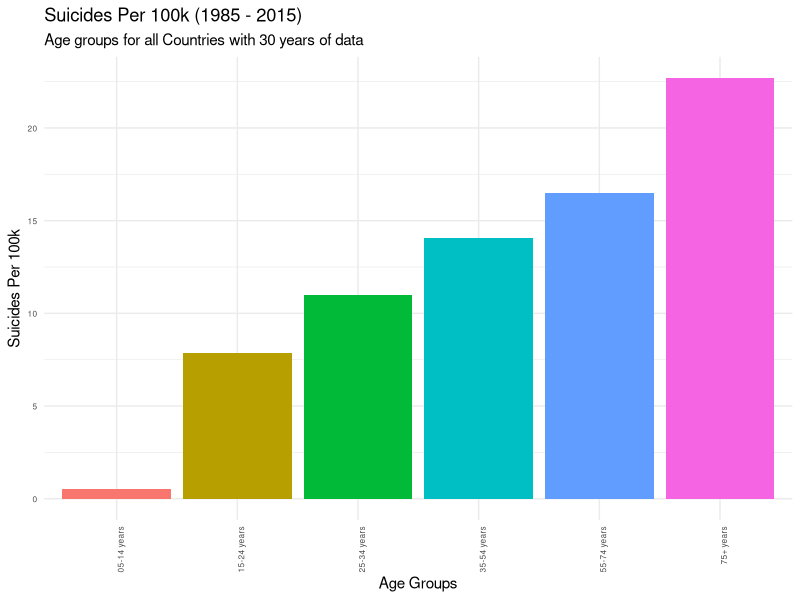
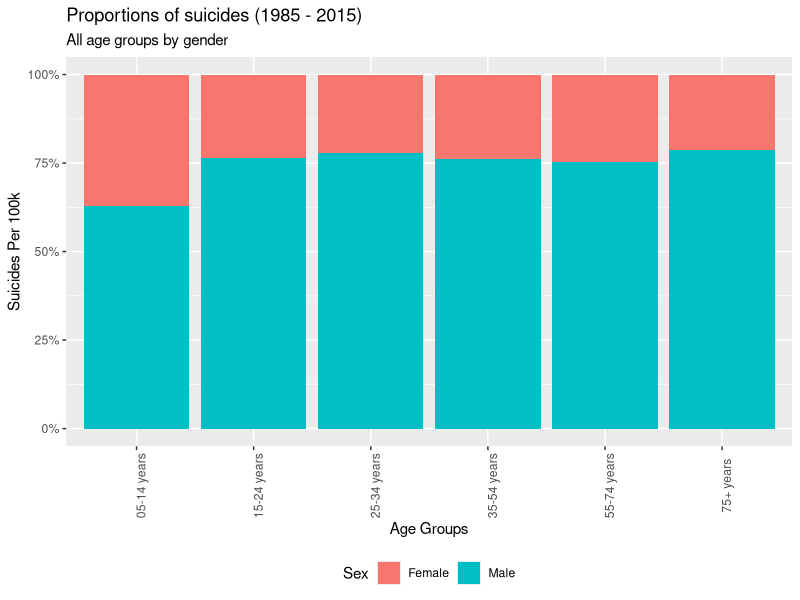
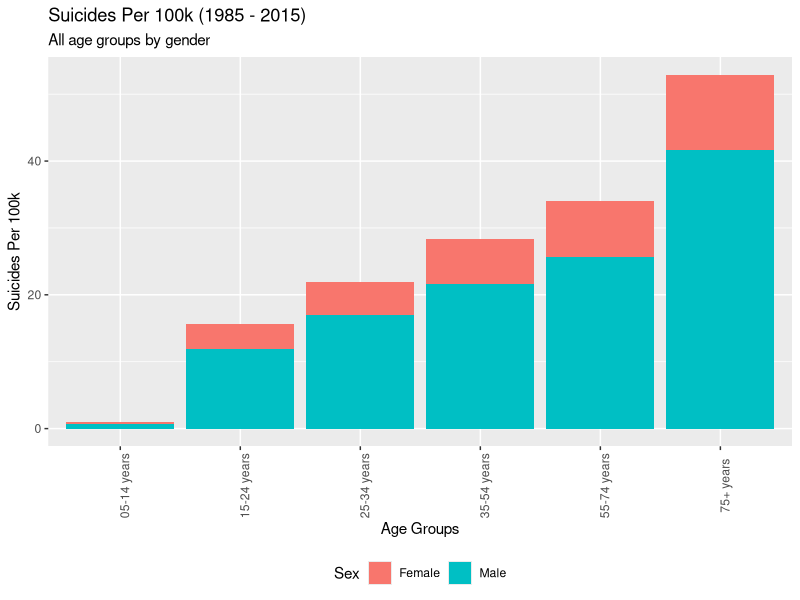
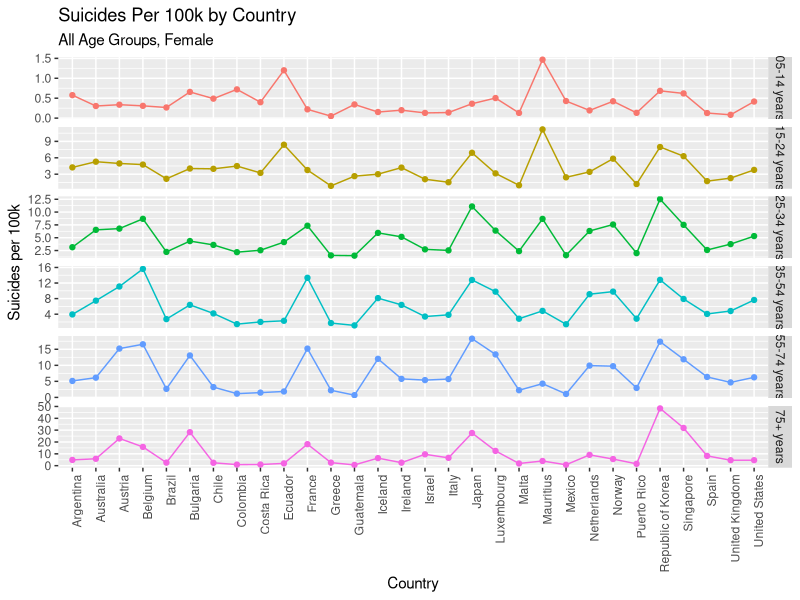
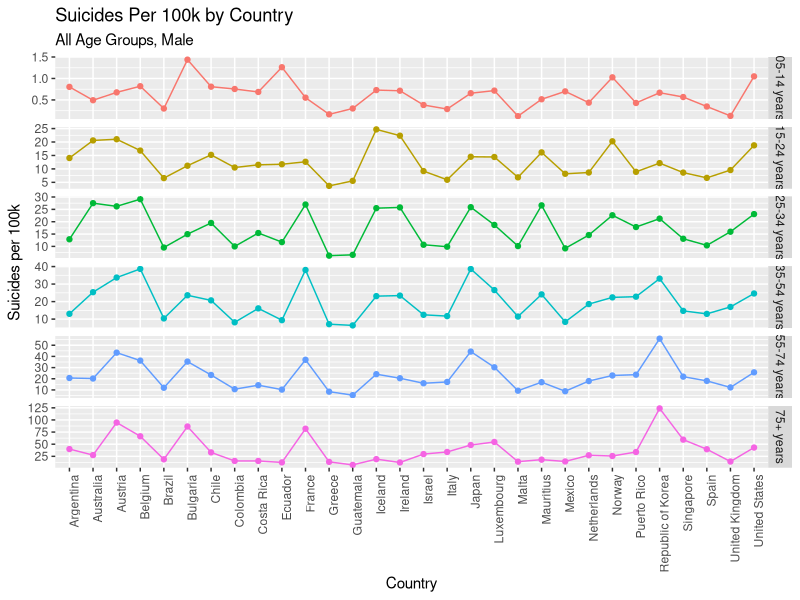
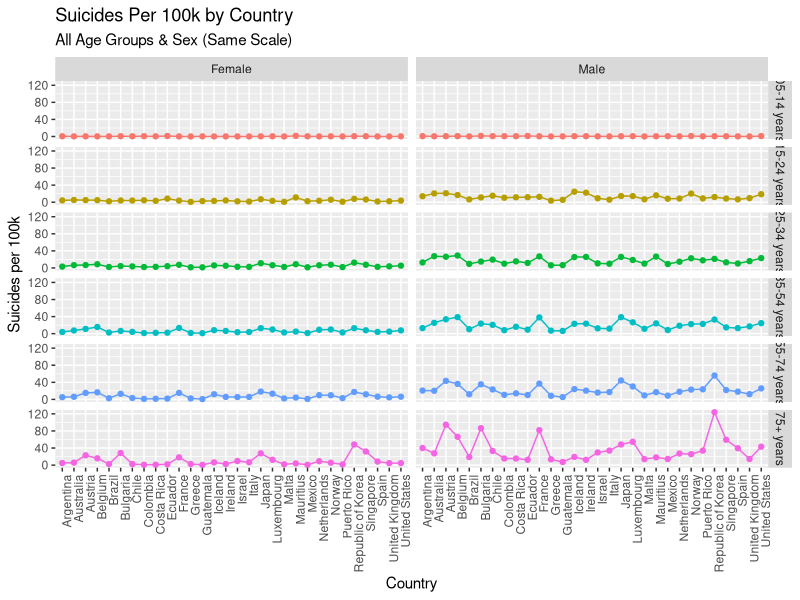
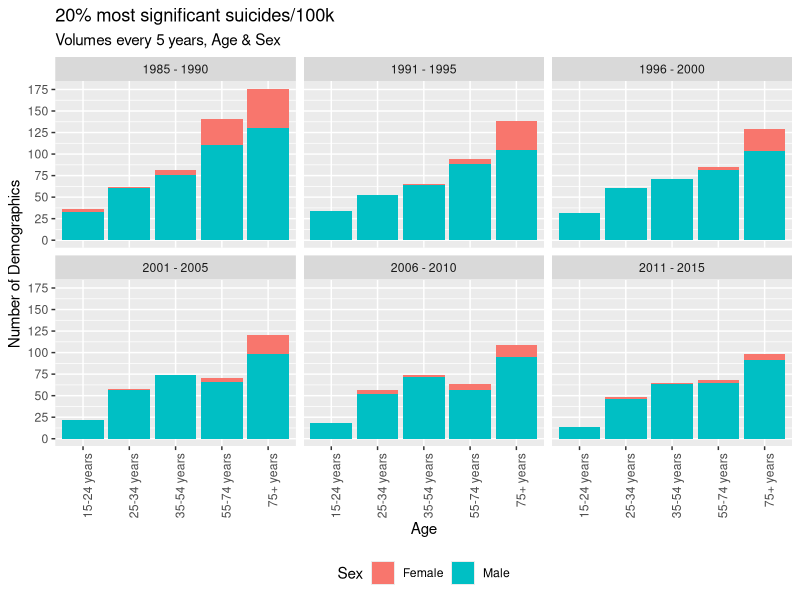
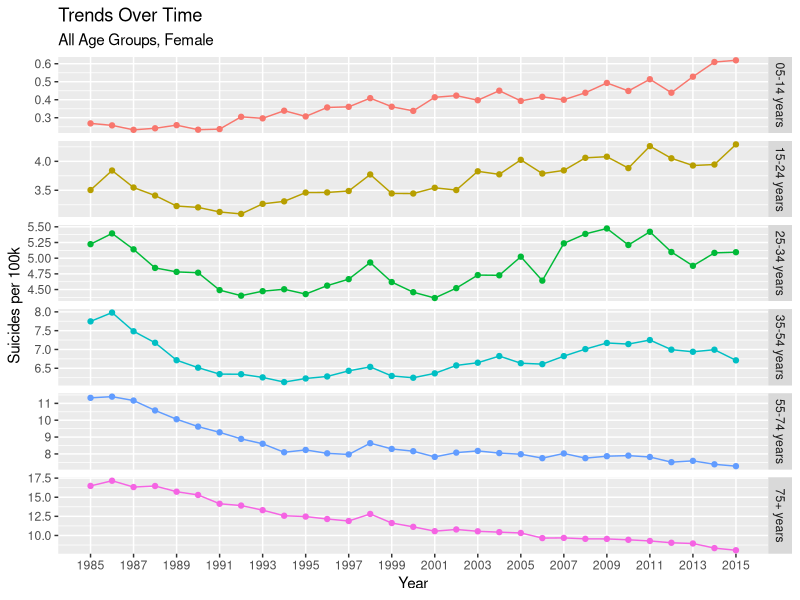

These charts were generated, in order, by the following R code:
## Author: Team 49
## Members: rs20acs@herts.ac.uk, pj18aan@herts.ac.uk, vs18abb@herts.ac.uk, dr18abc@herts.ac.uk, zm20abu@herts.ac.uk
## University of Hertfordshire

## References:  
## [1] https://github.com/justmarkham/dplyr-tutorial/blob/master/dplyr-tutorial-2.Rmd#L141

## Load libraries
library(readr) # to load the csv file
library(tidyverse)
## This part of the program loads the kaggle suicide dataset and cleaning.

## Import Suicide Dataset CSV
suicide_dataset <- read.csv("suicide_dataset.csv") ## 27820 observations
raw_data <- suicide_dataset
## Ignore year 2016 as there are not enough observations.Not all countries have
## suicides reported for the year 2016
## Count rows matching year 2016. 160 rows will be removed as part of this step
### View (df %>%
### filter(year == 2016) %>% 
### summarise(cnt = n()))
suicide_dataset <- suicide_dataset %>%
  filter(year != 2016) ## 27660 observation

## Remove any country with less than 30 years of data. This will result in
## 11076 observations and a total of 30 countries with more than 30 years of data.

suicide_dataset<- suicide_dataset %>%
  group_by(country) %>%
  add_tally() %>%
  filter(n >= 360)

## Rename suicide_dataset columns
names(suicide_dataset)[7] <- "SuicidePer100k"
names(suicide_dataset)[8] <- "CountryYear"
names(suicide_dataset)[9] <- "HDI4Year"
names(suicide_dataset)[10] <- "GDP4Year"
names(suicide_dataset)[11] <- "GDPPerCapita"

## Update 5-14 years data with 05-14 years as it causes issues in plotting
suicide_dataset$age[suicide_dataset$age == "5-14 years"] <- "05-14 years"
suicide_dataset$sex[suicide_dataset$sex == "male"] <- "Male"
suicide_dataset$sex[suicide_dataset$sex == "female"] <- "Female"
#View(suicide_dataset)

## Remove GDP and HDI columns as HDI has very few value and we are not interested
## in GDP data
suicide_dataset <- suicide_dataset %>% select(-HDI4Year, 
                                              -GDP4Year, 
                                              -GDPPerCapita, 
                                              -generation,
                                              -n) #this column is added as part of filtering number of years of data

## Calculate global average number of suicides considering countries with  
## 30 years of data  
global_average <- (sum(as.numeric(suicide_dataset$suicides_no)) / 
                  sum(as.numeric(suicide_dataset$population))) * 100000

## Calculate average suicides in Male
suicide_dataset_male <- filter(suicide_dataset, sex == "Male") # 5538 observations
global_average_male <- (sum(as.numeric(suicide_dataset_male$suicides_no)) / 
                          sum(as.numeric(suicide_dataset_male$population))) * 100000

## Calculate average suicides in Female
suicide_dataset_female <- filter(suicide_dataset, sex == "Female") # 5538 observations
global_average_female <- (sum(as.numeric(suicide_dataset_female$suicides_no)) / 
                            sum(as.numeric(suicide_dataset_female$population))) * 100000

## What is the population for a country by year? This question needs to be answered
## as the popoulation column original dataset is for country-year-sex-age combination
population_by_country <- suicide_dataset %>%
  group_by(country, year) %>%
  summarize(population = sum(as.numeric(population)))


############################################################
#Task 1 - Suicide rate per 100k over all age groups
##########################################################

## STEP-1: Calculate global average number of suicides per 100k for all age groups with 30 years of data
suicide_by_age <- suicide_dataset %>%
  group_by(age) %>%
  summarize(n = n(), 
            suicides = sum(as.numeric(suicides_no)), 
            population = sum(as.numeric(population)), 
            suicide_per_100k = (suicides / population) * 100000) %>%
  arrange(suicide_per_100k)

## STEP-2: Rearranging the x axis by ascending order.
suicide_by_age$age <- factor(suicide_by_age$age,
                             levels = rev(suicide_by_age$age[order(-suicide_by_age$suicide_per_100k)]))

## STEP-3: Results (Graph) to show the Suicide rate per 100k over all age groups using bar plot.......
task1 <- ggplot(suicide_by_age, aes(x=age, y=suicide_per_100k, fill = age)) + 
  geom_bar(stat="identity")+ 
  theme_minimal() + 
  theme(axis.text=element_text(size=6)) +
  labs(title="Suicides Per 100k (1985 - 2015)", 
       subtitle = "Age groups for all Countries with 30 years of data",
       x = "Age Groups", 
       y = "Suicides Per 100k") + 
  theme(legend.position = "none") + 
  theme(axis.text.x = element_text(angle = 90, hjust = 1))

########################################################################################
#Task 2 - Suicide rate/100k over all genders, age groups (Stacked graph to show proportion)
######################################################################################################

## STEP-1: Calculate global average number of suicides per 100k for all gender, age groups with 30 years of data
df_agegroup_gender <- suicide_dataset %>%
  group_by(age, sex) %>%
  summarize(suicide_per_100k = (sum(as.numeric(suicides_no)) / sum(as.numeric(population))) * 100000)

## STEP-2: Results (Graph) to show the Suicide rate per 100k over all genders, age groups using Stacked graph....
task2 <- ggplot(df_agegroup_gender, aes(y = suicide_per_100k, x = age, fill = sex, label = round(suicide_per_100k, digits = 1))) + 
  geom_bar(position = "fill", stat = "identity") +
  scale_y_continuous(labels = scales::percent) +
  labs(title = "Proportions of suicides (1985 - 2015)",
       subtitle = "All age groups by gender", 
       x = "Age Groups", 
       y = "Suicides Per 100k",
       fill = "Sex") + 
  theme(axis.text.x = element_text(angle = 90)) +
  theme(legend.position = "bottom")

################################################################################################################
#Task 3 - Suicide rate/100k over all genders, age groups (Stacked graph to show proportion by absolute numbers)
################################################################################################################

## STEP-1: Results (Graph) to show the Suicide rate per 100k over all genders, age groups using Stacked graph....
task3 <- ggplot(df_agegroup_gender, mapping = aes(x = age, y = suicide_per_100k, fill = sex)) + 
  geom_bar(stat = "identity") +
  labs(title="Suicides Per 100k (1985 - 2015)",
       subtitle = "All age groups by gender",
       x = "Age Groups", 
       y = "Suicides Per 100k",
       fill = "Sex") + 
  theme(axis.text.x = element_text(angle = 90)) +
  theme(legend.position = "bottom")

################################################################################
## Task 5 - Proportions of suicides that are Male & Female, by Country 
################################################################################

## Dataframe for all female demographic
female_age_group_country <- suicide_dataset %>%
  filter(sex == "Female") %>%
  group_by(country, age) %>%
  summarize(suicide_per_100k = (sum(as.numeric(suicides_no)) / sum(as.numeric(population))) * 100000) 

## Dataframe for all male demographic
male_age_group_country <- suicide_dataset %>%
  filter(sex == "Male") %>%
  group_by(country, age) %>%
  summarize(suicide_per_100k = (sum(as.numeric(suicides_no)) / sum(as.numeric(population))) * 100000)

## Dataframe for all demographics
age_sex_country <- suicide_dataset %>%
  group_by(country, age, sex) %>%
  summarize(suicide_per_100k = (sum(as.numeric(suicides_no)) / sum(as.numeric(population))) * 100000) 

## Trend plot by all age groups, female 
task5a <- ggplot(female_age_group_country, aes(x = country, y = suicide_per_100k, col = age, group = 1)) + 
  facet_grid(age ~ ., scales = "free_y") + 
  geom_line() + 
  geom_point() + 
  labs(title = "Suicides Per 100k by Country",
       subtitle = "All Age Groups, Female",
       x = "Country", 
       y = "Suicides per 100k", 
       color = "Age") + 
  theme(legend.position = "none") + 
  theme(axis.text.x = element_text(angle = 90, hjust = 1))

## Trend plot by all age groups, male 
task5b <- ggplot(male_age_group_country, aes(x = country, y = suicide_per_100k, col = age, group = 1)) + 
  facet_grid(age ~ ., scales = "free_y") + 
  geom_line() + 
  geom_point() + 
  labs(title = "Suicides Per 100k by Country",
       subtitle = "All Age Groups, Male",
       x = "Country", 
       y = "Suicides per 100k", 
       color = "Age") + 
  theme(legend.position = "none") + 
  theme(axis.text.x = element_text(angle = 90, hjust = 1))

## Trend plot by all age groups, genders (on same scale)
task5c <- ggplot(age_sex_country, aes(x = country, y = suicide_per_100k, col = age,group = 1)) + 
  #facet_grid(age ~ ., scales = "free_y") + 
  geom_line() + 
  geom_point() + 
  labs(title = "Suicides Per 100k by Country",
       subtitle = "All Age Groups & Sex (Same Scale)",
       x = "Country", 
       y = "Suicides per 100k", 
       color = "Age") + 
  theme(legend.position = "none") +
  facet_grid(age~sex) +
  theme(axis.text.x = element_text(angle = 90, hjust = 1))

################################################################################
## Task 6 - Suicides rates/100k trends for all age groups every 5 years
################################################################################
top_20percent_suicides <- suicide_dataset %>%
  mutate(suicides_per_100k = suicides_no * 100000 / population) %>%
  arrange(desc(suicides_per_100k)) %>%
  head(n = round(nrow(.) * 20 / 100))

top_20percent_suicides$time <- ifelse(top_20percent_suicides$year <= 1990, "1985 - 1990", 
                                      ifelse(top_20percent_suicides$year <= 1995, "1991 - 1995", 
                                             ifelse(top_20percent_suicides$year <= 2000, "1996 - 2000",
                                                    ifelse(top_20percent_suicides$year <= 2005, "2001 - 2005",
                                                           ifelse(top_20percent_suicides$year <= 2010, "2006 - 2010",
                                                                  "2011 - 2015")))))

task6 <- ggplot(top_20percent_suicides, aes(x = age, fill = sex)) + 
  geom_bar() + 
  labs(title = "20% most significant suicides/100k", 
       subtitle = "Volumes every 5 years, Age & Sex",
       x = "Age", 
       y = "Number of Demographics", 
       fill = "Sex") + 
  facet_wrap(~ time) + 
  scale_y_continuous(breaks = seq(0, 300, 25)) + 
  theme(legend.position = "bottom") + 
  theme(axis.text.x = element_text(angle = 90, hjust = 1))

################################################################################
## Task 7 - Plot Suicide rate/100k "Trend" for each sex and age group
################################################################################
## Dataframe for all female demographic
female_age_group_trend <- suicide_dataset %>%
  filter(sex == "Female") %>%
  group_by(year, age) %>%
  summarize(suicide_per_100k = (sum(as.numeric(suicides_no)) / sum(as.numeric(population))) * 100000) 

## Dataframe for all male demographic
male_age_group_trend <- suicide_dataset %>%
  filter(sex == "Male") %>%
  group_by(year, age) %>%
  summarize(suicide_per_100k = (sum(as.numeric(suicides_no)) / sum(as.numeric(population))) * 100000) 

## Dataframe for all demographics
age_sex_trend <- suicide_dataset %>%
  group_by(year, age, sex) %>%
  summarize(suicide_per_100k = (sum(as.numeric(suicides_no)) / sum(as.numeric(population))) * 100000) 

## Trend plot by all age groups, female
task7a <- ggplot(female_age_group_trend, aes(x = year, y = suicide_per_100k, col = age)) + 
  facet_grid(age ~ ., scales = "free_y") + 
  geom_line() + 
  geom_point() + 
  labs(title = "Trends Over Time",
       subtitle = "All Age Groups, Female",
       x = "Year", 
       y = "Suicides per 100k", 
       color = "Age") + 
  theme(legend.position = "none") + 
  scale_x_continuous(breaks = seq(1985, 2015, 2), minor_breaks = F) 

## Trend plot by all age groups, male
task7b <- ggplot(male_age_group_trend, aes(x = year, y = suicide_per_100k, col = age)) + 
  facet_grid(age ~ ., scales = "free_y") + 
  geom_line() + 
  geom_point() + 
  labs(title = "Trends Over Time",
       subtitle = "All Age Groups, Male",
       x = "Year", 
       y = "Suicides per 100k", 
       color = "Age") + 
  theme(legend.position = "none") + 
  scale_x_continuous(breaks = seq(1985, 2015, 2), minor_breaks = F) 

## Trend plot by all age groups, genders (on same scale)
task7c <- ggplot(age_sex_trend, aes(x = year, y = suicide_per_100k, col = age)) + 
  #facet_grid(age ~ ., scales = "free_y") + 
  geom_line() + 
  geom_point() + 
  labs(title = "Trends Over Time",
       subtitle = "All Age Groups & Sex (Same Scale)",
       x = "Year", 
       y = "Suicides per 100k", 
       color = "Age") + 
  theme(legend.position = "none") + 
  scale_x_continuous(breaks = seq(1985, 2015, 2), minor_breaks = F) +
  facet_grid(age~sex) +
  theme(axis.text.x = element_text(angle = 90, hjust = 1))

################################################################################################################
#Task 4 - Collecting all the plots and putting then in a visualization.pdf file
################################################################################################################

pdf("visualization.pdf")
print(task1)
print(task2)
print(task3)
print(task5a)
print(task5b)
print(task5c)
print(task6)
print(task7a)
print(task7b)
print(task7c)
dev.off()


################################################################################
## Create png for Final Report
################################################################################
png ("Suicide rate per 100k for all age groups.png")
print(task1)
dev.off()
png ("Suicide rate per 100k over all genders for all age groups (Stacked graph to show proportion).png")
print(task2)
dev.off()
png ("Suicide rate per 100k over all genders for all age groups (Stacked graph to show proportion by absolute numbers).png")
print(task3)
dev.off()
png ("Country plot by all age groups for females.png")
print(task5a)
dev.off()
png ("Country plot by all age groups for males.png")
print(task5b)
dev.off()
png ("Country plot by all age groups for all genders (on same scale).png")
print(task5c)
dev.off()
png ("Suicides rates per 100k trends for all age groups every 5 years")
print(task6)
dev.off()
png ("Trend plot by all age groups for females.png")
print(task7a)
dev.off()
png ("Trend plot by all age groups for males.png")
print(task7b)
dev.off()
png ("Trend plot by all age groups for all genders (on same scale).png")
print(task7c)
dev.off()
